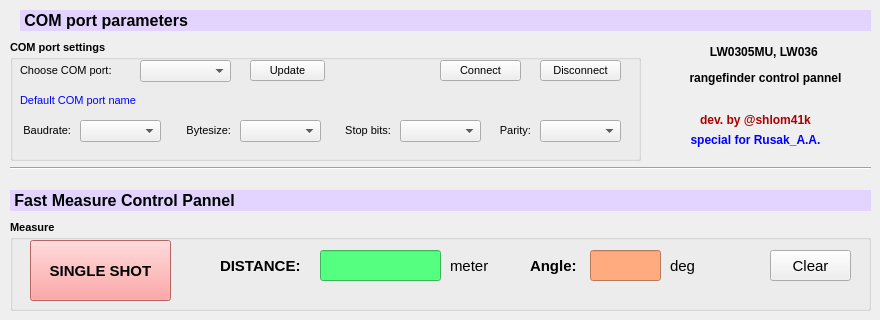
    <widget class="QWidget" name="com_tab">
     <attribute name="title">
      <string>COM Settings</string>
     </attribute>
     <widget class="QGroupBox" name="com_group_box">
      <property name="geometry">
       <rect>
        <x>10</x>
        <y>40</y>
        <width>631</width>
        <height>121</height>
       </rect>
      </property>
      <property name="font">
       <font>
        <pointsize>8</pointsize>
        <weight>75</weight>
        <bold>true</bold>
       </font>
      </property>
      <property name="title">
       <string>COM port settings</string>
      </property>
      <widget class="QLabel" name="com_lbl_portname">
       <property name="geometry">
        <rect>
         <x>10</x>
         <y>20</y>
         <width>111</width>
         <height>21</height>
        </rect>
       </property>
       <property name="font">
        <font>
         <weight>50</weight>
         <bold>false</bold>
        </font>
       </property>
       <property name="text">
        <string>Choose COM port:</string>
       </property>
      </widget>
      <widget class="QPushButton" name="com_pb_update">
       <property name="geometry">
        <rect>
         <x>240</x>
         <y>20</y>
         <width>75</width>
         <height>21</height>
        </rect>
       </property>
       <property name="font">
        <font>
         <weight>50</weight>
         <bold>false</bold>
        </font>
       </property>
       <property name="text">
        <string>Update</string>
       </property>
      </widget>
      <widget class="QPushButton" name="com_pb_connect">
       <property name="geometry">
        <rect>
         <x>430</x>
         <y>20</y>
         <width>81</width>
         <height>21</height>
        </rect>
       </property>
       <property name="font">
        <font>
         <weight>50</weight>
         <bold>false</bold>
        </font>
       </property>
       <property name="text">
        <string>Connect</string>
       </property>
      </widget>
      <widget class="QPushButton" name="com_pb_disconnect">
       <property name="geometry">
        <rect>
         <x>530</x>
         <y>20</y>
         <width>81</width>
         <height>21</height>
        </rect>
       </property>
       <property name="font">
        <font>
         <weight>50</weight>
         <bold>false</bold>
        </font>
       </property>
       <property name="text">
        <string>Disconnect</string>
       </property>
      </widget>
      <widget class="QComboBox" name="com_combo_box_portname">
       <property name="geometry">
        <rect>
         <x>130</x>
         <y>20</y>
         <width>91</width>
         <height>22</height>
        </rect>
       </property>
       <property name="font">
        <font>
         <weight>50</weight>
         <bold>false</bold>
        </font>
       </property>
      </widget>
      <widget class="QLabel" name="com_lbl_baud">
       <property name="geometry">
        <rect>
         <x>10</x>
         <y>80</y>
         <width>51</width>
         <height>21</height>
        </rect>
       </property>
       <property name="font">
        <font>
         <weight>50</weight>
         <bold>false</bold>
        </font>
       </property>
       <property name="text">
        <string>Baudrate:</string>
       </property>
       <property name="alignment">
        <set>Qt::AlignRight|Qt::AlignTrailing|Qt::AlignVCenter</set>
       </property>
      </widget>
      <widget class="QComboBox" name="com_combo_box_baud">
       <property name="geometry">
        <rect>
         <x>70</x>
         <y>80</y>
         <width>81</width>
         <height>22</height>
        </rect>
       </property>
       <property name="font">
        <font>
         <weight>50</weight>
         <bold>false</bold>
        </font>
       </property>
      </widget>
      <widget class="QLabel" name="com_lbl_bytesize">
       <property name="geometry">
        <rect>
         <x>160</x>
         <y>80</y>
         <width>61</width>
         <height>21</height>
        </rect>
       </property>
       <property name="font">
        <font>
         <weight>50</weight>
         <bold>false</bold>
        </font>
       </property>
       <property name="text">
        <string>Bytesize:</string>
       </property>
       <property name="alignment">
        <set>Qt::AlignRight|Qt::AlignTrailing|Qt::AlignVCenter</set>
       </property>
      </widget>
      <widget class="QComboBox" name="com_combo_box_bytesize">
       <property name="geometry">
        <rect>
         <x>230</x>
         <y>80</y>
         <width>81</width>
         <height>22</height>
        </rect>
       </property>
       <property name="font">
        <font>
         <weight>50</weight>
         <bold>false</bold>
        </font>
       </property>
      </widget>
      <widget class="QLabel" name="com_lbl_stopbits">
       <property name="geometry">
        <rect>
         <x>320</x>
         <y>80</y>
         <width>61</width>
         <height>21</height>
        </rect>
       </property>
       <property name="font">
        <font>
         <weight>50</weight>
         <bold>false</bold>
        </font>
       </property>
       <property name="text">
        <string>Stop bits:</string>
       </property>
       <property name="alignment">
        <set>Qt::AlignRight|Qt::AlignTrailing|Qt::AlignVCenter</set>
       </property>
      </widget>
      <widget class="QComboBox" name="com_combo_box_stopbits">
       <property name="geometry">
        <rect>
         <x>390</x>
         <y>80</y>
         <width>81</width>
         <height>22</height>
        </rect>
       </property>
       <property name="font">
        <font>
         <weight>50</weight>
         <bold>false</bold>
        </font>
       </property>
      </widget>
      <widget class="QLabel" name="com_lbl_parity">
       <property name="geometry">
        <rect>
         <x>480</x>
         <y>80</y>
         <width>41</width>
         <height>21</height>
        </rect>
       </property>
       <property name="font">
        <font>
         <weight>50</weight>
         <bold>false</bold>
        </font>
       </property>
       <property name="text">
        <string>Parity:</string>
       </property>
       <property name="alignment">
        <set>Qt::AlignRight|Qt::AlignTrailing|Qt::AlignVCenter</set>
       </property>
      </widget>
      <widget class="QComboBox" name="com_combo_box_parity">
       <property name="geometry">
        <rect>
         <x>530</x>
         <y>80</y>
         <width>81</width>
         <height>22</height>
        </rect>
       </property>
       <property name="font">
        <font>
         <weight>50</weight>
         <bold>false</bold>
        </font>
       </property>
      </widget>
      <widget class="QLabel" name="com_lbl_portname_2">
       <property name="geometry">
        <rect>
         <x>10</x>
         <y>50</y>
         <width>611</width>
         <height>21</height>
        </rect>
       </property>
       <property name="font">
        <font>
         <weight>50</weight>
         <bold>false</bold>
        </font>
       </property>
       <property name="styleSheet">
        <string notr="true">color: rgb(0, 0, 255);</string>
       </property>
       <property name="text">
        <string>Default COM port name</string>
       </property>
      </widget>
     </widget>
     <widget class="QLabel" name="auth_lbl_0">
      <property name="geometry">
       <rect>
        <x>690</x>
        <y>110</y>
        <width>131</width>
        <height>20</height>
       </rect>
      </property>
      <property name="font">
       <font>
        <weight>75</weight>
        <bold>true</bold>
       </font>
      </property>
      <property name="text">
       <string>&lt;html&gt;&lt;head/&gt;&lt;body&gt;&lt;p&gt;&lt;span style=&quot; font-weight:600; color:#aa0000;&quot;&gt;dev. by @shlom41k&lt;/span&gt;&lt;/p&gt;&lt;/body&gt;&lt;/html&gt;</string>
      </property>
      <property name="alignment">
       <set>Qt::AlignCenter</set>
      </property>
     </widget>
     <widget class="QLabel" name="auth_lbl_1">
      <property name="geometry">
       <rect>
        <x>660</x>
        <y>40</y>
        <width>211</width>
        <height>51</height>
       </rect>
      </property>
      <property name="font">
       <font>
        <weight>75</weight>
        <bold>true</bold>
       </font>
      </property>
      <property name="styleSheet">
       <string notr="true"/>
      </property>
      <property name="text">
       <string>&lt;html&gt;&lt;head/&gt;&lt;body&gt;&lt;p&gt;LW0305MU, LW036 &lt;/p&gt;&lt;p&gt;rangefinder control pannel&lt;/p&gt;&lt;/body&gt;&lt;/html&gt;</string>
      </property>
      <property name="alignment">
       <set>Qt::AlignCenter</set>
      </property>
     </widget>
     <widget class="Line" name="line_15">
      <property name="geometry">
       <rect>
        <x>10</x>
        <y>160</y>
        <width>861</width>
        <height>16</height>
       </rect>
      </property>
      <property name="orientation">
       <enum>Qt::Horizontal</enum>
      </property>
     </widget>
     <widget class="QLabel" name="auth_lbl_3">
      <property name="geometry">
       <rect>
        <x>670</x>
        <y>130</y>
        <width>171</width>
        <height>20</height>
       </rect>
      </property>
      <property name="font">
       <font>
        <weight>75</weight>
        <bold>true</bold>
       </font>
      </property>
      <property name="styleSheet">
       <string notr="true">color: rgb(0, 0, 255);</string>
      </property>
      <property name="text">
       <string>&lt;html&gt;&lt;head/&gt;&lt;body&gt;&lt;p&gt;special for Rusak_A.A.&lt;/p&gt;&lt;/body&gt;&lt;/html&gt;</string>
      </property>
      <property name="alignment">
       <set>Qt::AlignCenter</set>
      </property>
     </widget>
     <widget class="QGroupBox" name="measure_group_box">
      <property name="geometry">
       <rect>
        <x>10</x>
        <y>220</y>
        <width>861</width>
        <height>91</height>
       </rect>
      </property>
      <property name="font">
       <font>
        <pointsize>8</pointsize>
        <weight>75</weight>
        <bold>true</bold>
       </font>
      </property>
      <property name="title">
       <string>Measure</string>
      </property>
      <widget class="QLabel" name="x81_b1_lbl_2">
       <property name="geometry">
        <rect>
         <x>210</x>
         <y>30</y>
         <width>101</width>
         <height>31</height>
        </rect>
       </property>
       <property name="font">
        <font>
         <pointsize>11</pointsize>
         <weight>75</weight>
         <bold>true</bold>
        </font>
       </property>
       <property name="text">
        <string>DISTANCE:</string>
       </property>
      </widget>
      <widget class="QLineEdit" name="x81_dist_line_ed_2">
       <property name="geometry">
        <rect>
         <x>310</x>
         <y>30</y>
         <width>121</width>
         <height>31</height>
        </rect>
       </property>
       <property name="font">
        <font>
         <pointsize>11</pointsize>
         <weight>75</weight>
         <bold>true</bold>
        </font>
       </property>
       <property name="styleSheet">
        <string notr="true">background-color: rgb(85, 255, 127);</string>
       </property>
       <property name="text">
        <string/>
       </property>
       <property name="alignment">
        <set>Qt::AlignRight|Qt::AlignTrailing|Qt::AlignVCenter</set>
       </property>
      </widget>
      <widget class="QLabel" name="x81_b1_lbl_3">
       <property name="geometry">
        <rect>
         <x>520</x>
         <y>30</y>
         <width>61</width>
         <height>31</height>
        </rect>
       </property>
       <property name="font">
        <font>
         <pointsize>11</pointsize>
         <weight>75</weight>
         <bold>true</bold>
        </font>
       </property>
       <property name="text">
        <string>Angle:</string>
       </property>
      </widget>
      <widget class="QLineEdit" name="x81_angle_line_ed_2">
       <property name="geometry">
        <rect>
         <x>580</x>
         <y>30</y>
         <width>71</width>
         <height>31</height>
        </rect>
       </property>
       <property name="font">
        <font>
         <pointsize>11</pointsize>
         <weight>50</weight>
         <bold>false</bold>
        </font>
       </property>
       <property name="styleSheet">
        <string notr="true">background-color: rgb(255, 170, 127);</string>
       </property>
       <property name="text">
        <string/>
       </property>
       <property name="alignment">
        <set>Qt::AlignRight|Qt::AlignTrailing|Qt::AlignVCenter</set>
       </property>
      </widget>
      <widget class="QLabel" name="x81_b1_unit_lbl_2">
       <property name="geometry">
        <rect>
         <x>440</x>
         <y>30</y>
         <width>51</width>
         <height>31</height>
        </rect>
       </property>
       <property name="font">
        <font>
         <pointsize>11</pointsize>
         <weight>50</weight>
         <bold>false</bold>
        </font>
       </property>
       <property name="text">
        <string>meter</string>
       </property>
      </widget>
      <widget class="QLabel" name="x81_b4_unit_lbl_2">
       <property name="geometry">
        <rect>
         <x>660</x>
         <y>30</y>
         <width>51</width>
         <height>31</height>
        </rect>
       </property>
       <property name="font">
        <font>
         <pointsize>11</pointsize>
         <weight>50</weight>
         <bold>false</bold>
        </font>
       </property>
       <property name="text">
        <string>deg</string>
       </property>
      </widget>
      <widget class="QPushButton" name="x81_clr_pb_2">
       <property name="geometry">
        <rect>
         <x>760</x>
         <y>30</y>
         <width>81</width>
         <height>31</height>
        </rect>
       </property>
       <property name="font">
        <font>
         <pointsize>11</pointsize>
         <weight>50</weight>
         <bold>false</bold>
        </font>
       </property>
       <property name="text">
        <string>Clear</string>
       </property>
      </widget>
      <widget class="QPushButton" name="shot_send_pb_3">
       <property name="geometry">
        <rect>
         <x>20</x>
         <y>20</y>
         <width>141</width>
         <height>61</height>
        </rect>
       </property>
       <property name="font">
        <font>
         <pointsize>11</pointsize>
         <weight>75</weight>
         <bold>true</bold>
        </font>
       </property>
       <property name="styleSheet">
        <string notr="true">background-color: rgb(255, 139, 139);</string>
       </property>
       <property name="text">
        <string>SINGLE SHOT</string>
       </property>
      </widget>
     </widget>
     <widget class="QLabel" name="label_2">
      <property name="geometry">
       <rect>
        <x>20</x>
        <y>10</y>
        <width>851</width>
        <height>21</height>
       </rect>
      </property>
      <property name="font">
       <font>
        <pointsize>12</pointsize>
        <weight>75</weight>
        <italic>false</italic>
        <bold>true</bold>
        <kerning>true</kerning>
       </font>
      </property>
      <property name="styleSheet">
       <string notr="true">background-color: rgb(227, 212, 255);</string>
      </property>
      <property name="text">
       <string> COM port parameters</string>
      </property>
     </widget>
     <widget class="QLabel" name="label_3">
      <property name="geometry">
       <rect>
        <x>10</x>
        <y>190</y>
        <width>861</width>
        <height>21</height>
       </rect>
      </property>
      <property name="font">
       <font>
        <pointsize>12</pointsize>
        <weight>75</weight>
        <italic>false</italic>
        <bold>true</bold>
        <kerning>true</kerning>
       </font>
      </property>
      <property name="styleSheet">
       <string notr="true">background-color: rgb(227, 212, 255);</string>
      </property>
      <property name="text">
       <string> Fast Measure Control Pannel</string>
      </property>
     </widget>
    </widget>
